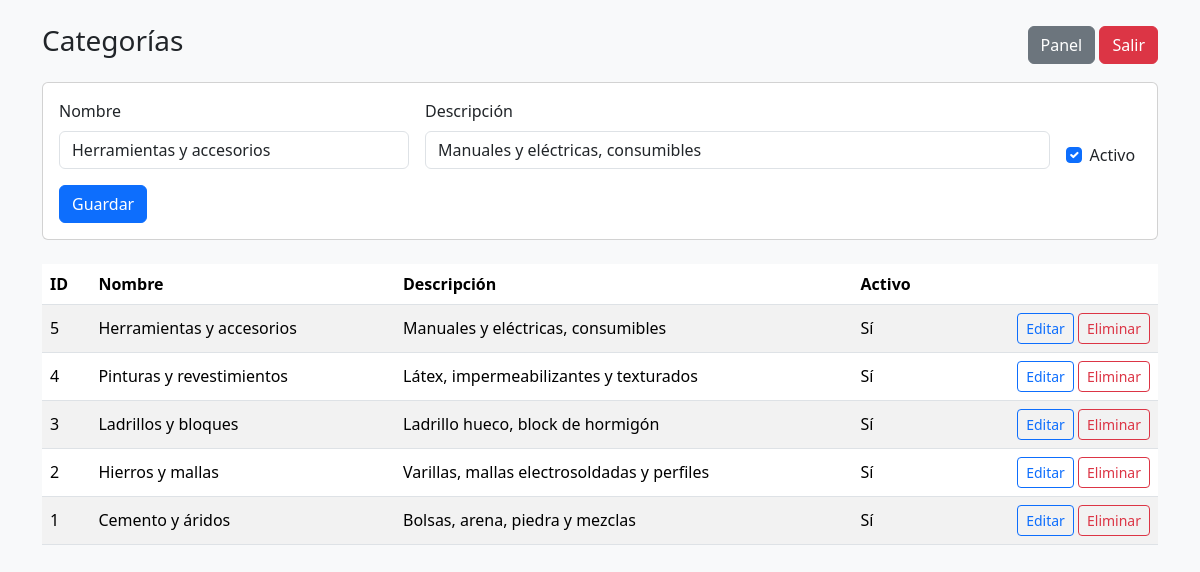
The page /admin/categorias.php?id=5 (signed in) on the database its author committed.
### tables this page shows
CREATE TABLE IF NOT EXISTS categorias (
  id INT AUTO_INCREMENT PRIMARY KEY,
  nombre VARCHAR(150) NOT NULL,
  descripcion TEXT NULL,
  activo TINYINT(1) NOT NULL DEFAULT 1,
  creado_en TIMESTAMP DEFAULT CURRENT_TIMESTAMP
);

### config.php (called while the page is built, shortened)
<?php
function esc($s) { return htmlspecialchars($s ?? "", ENT_QUOTES, "UTF-8"); }
?>

### admin/categorias.php (the view, shortened to what this page needs)
<?php
require_once __DIR__ . '/../config.php';
$edit = null;
if (isset($_GET['id'])) {
  $id = intval($_GET['id']);
  $res = $conn->prepare("SELECT * FROM categorias WHERE id=?");
  $res->bind_param('i', $id);
  $res->execute();
  $getres = $res->get_result();
  $edit = $getres ? $getres->fetch_assoc() : null;
}
$rows = $conn->query("SELECT * FROM categorias ORDER BY id DESC");
?>
<!doctype html>
<html lang="es">
<head>
  <link href="https://cdn.jsdelivr.net/npm/bootstrap@5.3.3/dist/css/bootstrap.min.css" rel="stylesheet">
</head>
<body class="bg-light">
<div class="container py-4">
  <div class="d-flex justify-content-between align-items-center mb-3">
    <h3>Categorías</h3>
    <div>
      <a class="btn btn-secondary" href="index.php">Panel</a>
      <a class="btn btn-danger" href="../logout.php">Salir</a>
    </div>
  </div>
  <div class="card mb-4">
    <div class="card-body">
      <form method="post" class="row g-3" action="categorias.php">
        <div class="col-md-4">
          <label class="form-label">Nombre</label>
          <input required name="nombre" class="form-control" value="<?= esc($edit['nombre'] ?? '') ?>">
        </div>
        <div class="col-md-7">
          <label class="form-label">Descripción</label>
          <input name="descripcion" class="form-control" value="<?= esc($edit['descripcion'] ?? '') ?>">
        </div>
        <div class="col-md-1 d-flex align-items-end">
          <div class="form-check">
            <input class="form-check-input" type="checkbox" name="activo" id="activo" value="1"
              <?= (!isset($edit['activo']) || (int)$edit['activo'] === 1) ? 'checked' : '' ?>>
            <label class="form-check-label" for="activo">Activo</label>
          </div>
        </div>
        <div class="col-12">
          <button type="submit" class="btn btn-primary">Guardar</button>
        </div>
      </form>
    </div>
  </div>
  <div class="table-responsive">
    <table class="table table-striped align-middle">
      <thead><tr><th>ID</th><th>Nombre</th><th>Descripción</th><th>Activo</th><th></th></tr></thead>
      <tbody>
      <?php if ($rows): while($r_row = $rows->fetch_assoc()): ?>
        <tr>
          <td><?= (int)$r_row['id']; ?></td>
          <td><?= esc($r_row['nombre']); ?></td>
          <td><?= esc($r_row['descripcion']); ?></td>
          <td><?= ((int)$r_row['activo'] === 1) ? 'Sí' : 'No'; ?></td>
          <td class="text-end">
            <a class="btn btn-sm btn-outline-primary" href="?id=<?= (int)$r_row['id']; ?>">Editar</a>
            <a class="btn btn-sm btn-outline-danger" href="?del=<?= (int)$r_row['id']; ?>" onclick="return confirm('¿Eliminar?')">Eliminar</a>
          </td>
        </tr>
      <?php endwhile; endif; ?>
      </tbody>
    </table>
  </div>
</div>
</body>
</html>

### rows shown on the page
categorias: nombre "Herramientas y accesorios", descripcion "Manuales y eléctricas, consumibles", activo "☑", id "5", shows "Sí"
categorias: id "4", nombre "Pinturas y revestimientos", descripcion "Látex, impermeabilizantes y texturados", activo "Sí"
categorias: id "3", nombre "Ladrillos y bloques", descripcion "Ladrillo hueco, block de hormigón", activo "Sí"
categorias: id "2", nombre "Hierros y mallas", descripcion "Varillas, mallas electrosoldadas y perfiles", activo "Sí"
categorias: id "1", nombre "Cemento y áridos", descripcion "Bolsas, arena, piedra y mezclas", activo "Sí"
